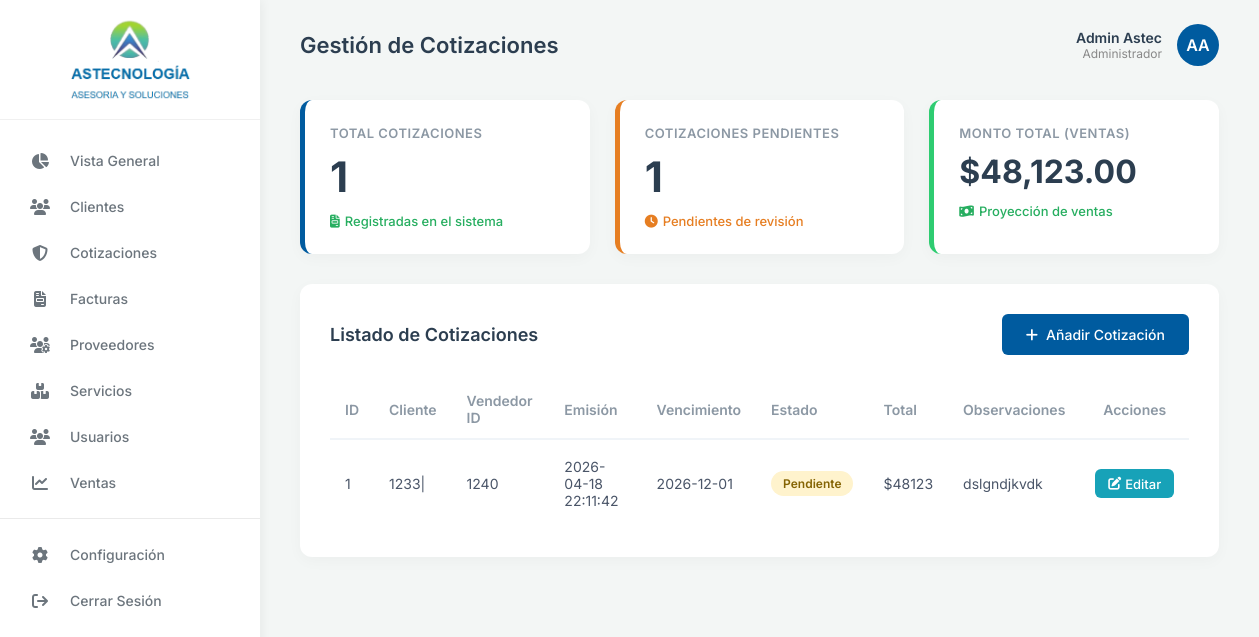
The page /cotizaciones on the database its author committed.
### tables this page shows
CREATE TABLE cotizaciones (
            id_cotizacion INTEGER PRIMARY KEY AUTOINCREMENT,
            cliente_id INTEGER NOT NULL,
            vendedor_id INTEGER NOT NULL,
            fecha_emision TIMESTAMP DEFAULT CURRENT_TIMESTAMP,
            fecha_vencimiento DATE,
            estado VARCHAR(20) DEFAULT 'Pendiente', 
            total NUMERIC(12,2) DEFAULT 0,
            observaciones TEXT
        );

### app/dash/dash.py (the view, shortened to what this page needs)
@dashboard_bp.route('/cotizaciones', methods=['GET', 'POST'])
def cotizaciones():
    conn = get_db()
    cotizaciones_records = conn.execute('SELECT * FROM cotizaciones ORDER BY fecha_emision DESC').fetchall()
    total_cotizaciones = len(cotizaciones_records)
    pendientes = conn.execute("SELECT COUNT(*) FROM cotizaciones WHERE estado='Pendiente'").fetchone()[0] or 0
    total_sum = conn.execute("SELECT SUM(total) FROM cotizaciones").fetchone()[0] or 0
    total_sum_fmt = f"${total_sum:,.2f}"
    clientes_list = conn.execute("SELECT id_clientes, Nombre_empresa FROM clientes").fetchall()
    conn.close()
    return render_template('cotizaciones.html', cotizaciones=cotizaciones_records, total_cotizaciones=total_cotizaciones, pendientes=pendientes, total_sum_fmt=total_sum_fmt, clientes=clientes_list)

### app/dash/templates/cotizaciones.html (shortened to what this page needs)
{% extends 'basedash.html' %}
{% block page_title %}Gestión de Cotizaciones{% endblock %}
{% block content %}
<div class="stats-grid">
    <div class="stat-card border-blue">
        <div class="stat-title">TOTAL COTIZACIONES</div>
        <div class="stat-value">{{ total_cotizaciones }}</div>
        <div class="stat-subtitle text-success">
            <i class="fa-solid fa-file-invoice"></i> Registradas en el sistema
        </div>
    </div>
    <div class="stat-card border-orange">
        <div class="stat-title">COTIZACIONES PENDIENTES</div>
        <div class="stat-value">{{ pendientes }}</div>
        <div class="stat-subtitle text-orange" style="color: #e67e22;">
            <i class="fa-solid fa-clock"></i> Pendientes de revisión
        </div>
    </div>
    <div class="stat-card border-green">
        <div class="stat-title">MONTO TOTAL (Ventas)</div>
        <div class="stat-value" style="font-size: 32px;">{{ total_sum_fmt }}</div>
        <div class="stat-subtitle text-success">
            <i class="fa-solid fa-money-bill-wave"></i> Proyección de ventas
        </div>
    </div>
</div>
<div class="activity-section">
    <div style="display: flex; justify-content: space-between; align-items: center; margin-bottom: 25px;">
        <h2 class="section-title" style="margin-bottom: 0;">Listado de Cotizaciones</h2>
        <button type="button" onclick="toggleForm()" id="btnToggleForm" style="padding: 0.75rem 1.5rem; background-color: #005b9f; color: white; border: none; border-radius: 6px; font-weight: 500; font-size: 14px; cursor: pointer; display: flex; align-items: center; gap: 8px; transition: background-color 0.3s;">
            <i class="fa-solid fa-plus"></i> Añadir Cotización
        </button>
    </div>
    <div class="table-container">
        <table class="activity-table">
            <thead>
                <tr>
                    <th>ID</th>
                    <th>Cliente</th>
                    <th>Vendedor ID</th>
                    <th>Emisión</th>
                    <th>Vencimiento</th>
                    <th>Estado</th>
                    <th>Total</th>
                    <th>Observaciones</th>
                    <th style="text-align: center;">Acciones</th>
                </tr>
            </thead>
            <tbody>
                {% for cotizacion in cotizaciones %}
                <tr>
                    <td>{{ cotizacion.id_cotizacion }}</td>
                    <td>{{ cotizacion.cliente_id }}</td>
                    <td>{{ cotizacion.vendedor_id }}</td>
                    <td>{{ cotizacion.fecha_emision }}</td>
                    <td>{{ cotizacion.fecha_vencimiento }}</td>
                    <td>
                        <span class="status-badge {% if cotizacion.estado == 'Aprobada' %}status-online{% elif cotizacion.estado == 'Rechazada' %}status-offline{% else %}status-pending{% endif %}">
                            {{ cotizacion.estado }}
                        </span>
                    </td>
                    <td>${{ cotizacion.total }}</td>
                    <td>{{ cotizacion.observaciones }}</td>
                    <td style="text-align: center;">
                        <a href="#" style="padding: 0.4rem 0.8rem; background-color: #17a2b8; color: white; border-radius: 6px; text-decoration: none; font-size: 13px; font-weight: 500; transition: background-color 0.3s; display: inline-flex; align-items: center; gap: 4px;" onmouseover="this.style.backgroundColor='#138496'" onmouseout="this.style.backgroundColor='#17a2b8'">
                            <i class="fa-solid fa-pen-to-square"></i> Editar
                        </a>
                    </td>
                </tr>
                {% endfor %}
            </tbody>
        </table>
    </div>
</div>
{% endblock %}

### app/static/css/dashboard.css (style rules this page uses)
* { margin: 0; padding: 0; box-sizing: border-box; font-family: 'Inter', -apple-system, BlinkMacSystemFont, "Segoe UI", Roboto, Helvetica, Arial, sans-serif; }
body { background-color: #f3f6f5; color: #333; overflow-x: hidden; }
.stats-grid { display: grid; grid-template-columns: repeat(3, 1fr); gap: 25px; margin-bottom: 30px; }
.stat-card { background-color: #ffffff; border-radius: 12px; padding: 25px; box-shadow: 0 4px 15px rgba(0, 0, 0, 0.03); position: relative; display: flex; flex-direction: column; }
.stat-card.border-blue { border-left: 5px solid #005b9f; }
.stat-card.border-orange { border-left: 5px solid #e67e22; }
.stat-card.border-green { border-left: 5px solid #2ecc71; }
.stat-title { font-size: 13px; font-weight: 600; color: #8c98a4; text-transform: uppercase; letter-spacing: 0.5px; margin-bottom: 15px; }
.stat-value { font-size: 42px; font-weight: 700; color: #2c3e50; line-height: 1; margin-bottom: 15px; }
.stat-subtitle { font-size: 13px; font-weight: 500; display: flex; align-items: center; gap: 5px; }
.text-success { color: #27ae60; }
.activity-section { background-color: #ffffff; border-radius: 12px; padding: 30px; box-shadow: 0 4px 15px rgba(0, 0, 0, 0.03); }
.section-title { font-size: 18px; font-weight: 600; color: #2c3e50; margin-bottom: 25px; }
.table-container { width: 100%; overflow-x: auto; }
.activity-table { width: 100%; border-collapse: collapse; }
.activity-table th { text-align: left; padding: 12px 15px; font-size: 14px; font-weight: 600; color: #8c98a4; border-bottom: 2px solid #f0f4f8; }
.activity-table td { padding: 18px 15px; font-size: 14px; color: #4a5568; border-bottom: 1px solid #f0f4f8; vertical-align: middle; }
.activity-table tbody tr:last-child td { border-bottom: none; }
.status-badge { padding: 5px 12px; border-radius: 20px; font-size: 12px; font-weight: 600; display: inline-block; }

### app/dash/templates/cotizaciones.html (style rules this page uses)
.status-pending { background-color: #fff3cd; color: #856404; padding: 5px 12px; border-radius: 20px; font-size: 12px; font-weight: 600; display: inline-block; }

### rows shown on the page
cotizaciones: id_cotizacion "1", cliente_id "1233|", vendedor_id "1240", fecha_emision "2026-04-18 22:11:42", fecha_vencimiento "2026-12-01", estado "Pendiente", total "48123", observaciones "dslgndjkvdk"

### other values the page prints
{{ total_cotizaciones }} "1"
{{ pendientes }} "1"
{{ total_sum_fmt }} "$48,123.00"
